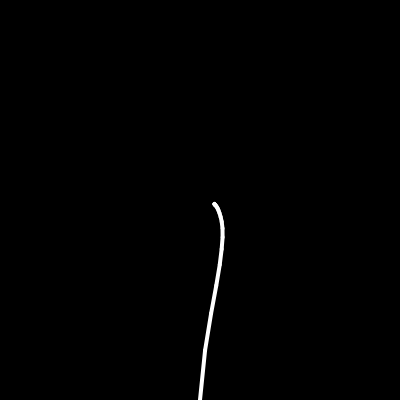
Frame 1 (no input)
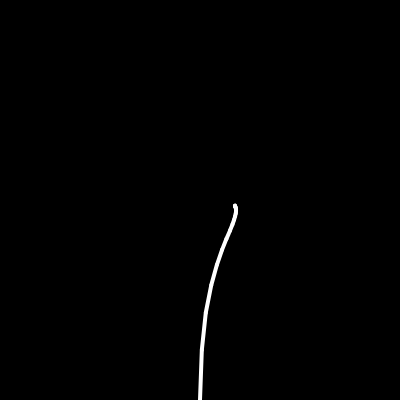
Frame 60 (no input)
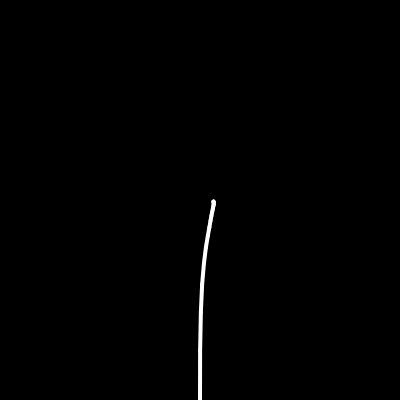
Frame 120 (the mouse pressed at the canvas centre since frame 60)

The p5.js sketch that drew these frames (run headless with seeded random() and noise() and a simulated clock; from frame 60 on, the mouse is pressed at the canvas centre):

// p5.js sketch
// ── sketch.js
// Coding Challenge #064a: Forward Kinematics

let tentacle = [];

function setup() {
  createCanvas(400, 400);
  let t = 0;
  let len = 50;
  tentacle = new Segment(width/2, height, len, radians(-45), t);
  
  let current = tentacle;
  for(let i = 0; i < 20; i++) {
    t += 0.1;
    len = len * 0.75;
    const next = new Segment(current, len, 0, t);
    current.child = next;
    current = next;
  }
}

function draw() {
  background(0);
  
  let next = tentacle;
  while (next != null) {
    next.wiggle();
    next.update();
    next.show();
    next = next.child;
  }
}
// ── segment.js
class Segment {
  constructor(arg1, arg2, arg3, arg4, arg5) {
    if (arguments.length == 5) {
      this.a = createVector(arg1, arg2);
      this.len = arg3;
      this.angle = arg4;
      this.selfAngle = this.angle;
      this.parent = null;
      this.t = arg5;
    } else {
      this.parent = arg1;
      this.a = this.parent.b.copy();
      this.len = arg2;
      this.angle = arg3;
      this.selfAngle = this.angle;
      this.t = arg4;
    }
    this.calcB(); // this.b
    this.child = null;
  }
  
  wiggle() {
    const maxAngle = 0.3;
    const minAngle = -0.3;
    this.selfAngle = map(noise(this.t), 0, 1, minAngle, maxAngle);
    this.t += 0.03;
  }
  
  update() {
    this.angle = this.selfAngle;
    if (this.parent != null) {
      this.a = this.parent.b.copy();
      this.angle += this.parent.angle; //??
    } else {
      this.angle += -PI/2;
    }
    this.calcB();
  }
  
  calcB() {
    const dx = this.len * cos(this.angle);
    const dy = this.len * sin(this.angle);
    this.b = createVector(this.a.x + dx, this.a.y + dy);
  }
  
  show() {
    stroke(255);
    strokeWeight(4);
    line(this.a.x, this.a.y, this.b.x, this.b.y);
  }
}
